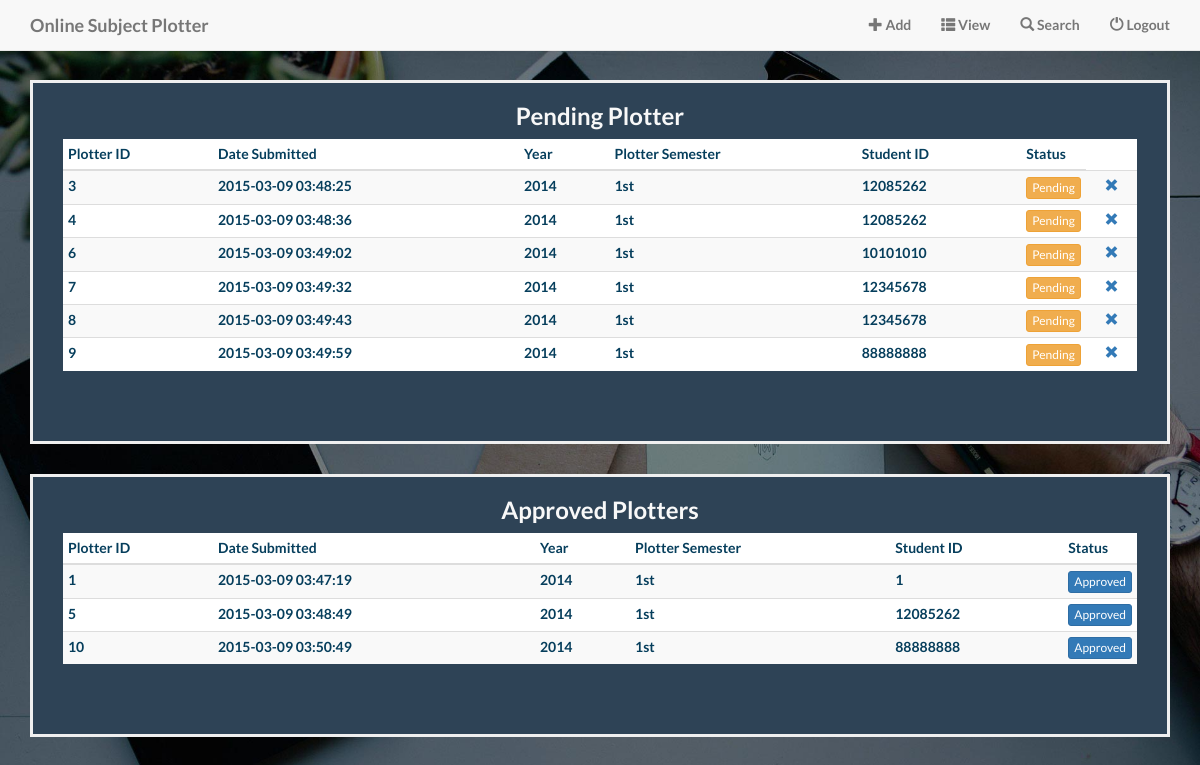
/admin-view.php (signed in), run on the app's committed database.
### tables this page shows
CREATE TABLE IF NOT EXISTS `plotter` (
`plotterid` int(11) NOT NULL,
  `plotterdate` timestamp NOT NULL DEFAULT CURRENT_TIMESTAMP,
  `plottersy` int(11) NOT NULL,
  `plottersem` varchar(15) NOT NULL,
  `studentid` int(11) NOT NULL,
  `status` smallint(6) NOT NULL
);

### db.php (called while the page is built, shortened)
<?php
	function db_plotter ()
	{
		$user = 'root';
		$db = null;
		try
		{
			$db = new PDO('mysql:host=localhost;dbname=plotter;', $user, '');
		}
		catch(PDOException $e)
		{
			echo 'Connection failed.';
		}
		return $db;
	}
	function pending_student_plotter_subject($status)
	{
		$db = db_plotter();
		$sql = "select * from plotter where status = ?";
		$st = $db->prepare($sql);
		$st ->execute(array($status));
		$row = $st->fetchAll();
		return $row;
	}
	function approved_student_plotter_subject($status)
	{
		$db = db_plotter();
		$sql = "select * from plotter where status = ?";
		$st = $db->prepare($sql);
		$st ->execute(array($status));
		$row = $st->fetchAll();
		return $row;
	}
?>

### admin-view.php (the view, shortened to what this page needs)
<?php
	include('db.php');
	$status_p = 0;
	$status_a = 1;
	if(!isset($_SESSION['islogin']))
	{
		header('location: index.php');
		exit();
	}
	else
	{
		$plotter_pending = pending_student_plotter_subject($status_p);
		$plotter_approved = approved_student_plotter_subject($status_a);
	}
?>
<!DOCTYPE html>
<html lang="en">
<head>
    <link href="css/bootstrap.min.css" rel="stylesheet">
    <link href="css/landing-page.css" rel="stylesheet">
    <link href="font-awesome/css/font-awesome.min.css" rel="stylesheet" type="text/css">
</head>
<body id="page-top" class="index">
	<?php include('header.php'); ?>
    <header>
        <div class="container">
			   <div class="plotter-admin-bg">
				<h3> Pending Plotter</h3>
				<?php if(count($plotter_pending) > 0): ?>
					<div class="table-responsive table subject-table">
						<table class="table table-striped table-condensed table-hover">
							<thead>
								<tr>
									<th width="150">Plotter ID</th>
									<th>Date Submitted</th>
									<th>Year</th>
									<th>Plotter Semester</th>
									<th>Student ID</th>
									<th width="50"> Status </th>
								</tr>
							</thead>
							<tbody>
							<?php foreach($plotter_pending as $n): ?>
								<tr>
									<td><?php echo htmlentities($n['plotterid']); ?></td>
									<td><?php echo htmlentities($n['plotterdate']); ?></td>
									<td><?php echo htmlentities($n['plottersy']); ?></td>
									<td><?php echo htmlentities($n['plottersem']); ?></td>
									<td><?php echo htmlentities($n['studentid']); ?></td>
									<td>
										<center>
												<a href="admin-view.php?id=<?php echo htmlentities($n['plotterid']); ?>">
													<button type="submit" class="btn btn-warning btn-xs" name="login" onclick="return confirm('Are you sure?');">Pending </button>
												</a>
										</center>
									<td>
										<center>
												<a href="admin-view.php?pid=<?php echo htmlentities($n['plotterid']);  ?>">
													<i class="glyphicon glyphicon-remove" onclick="return confirm('Are you sure?');"> </i>
												</a>
										</center>
									</td>
								</tr>
							<?php endforeach; ?>
							</tbody>
						</table>
					</div>
				<?php else: ?>
					<div class="alert alert-danger" role="alert">
						<?php echo "No pending recordeds!"; ?>
					</div>
				<?php endif; ?>
			</div>
			<div class="plotter-admin-bg">
				<h3> Approved Plotters </h3>
				<?php if(count($plotter_approved) > 0): ?>
					<div class="table-responsive table subject-table">
						<table class="table table-striped table-condensed table-hover">
							<thead>
								<tr>
									<th width="150">Plotter ID</th>
									<th>Date Submitted</th>
									<th>Year</th>
									<th>Plotter Semester</th>
									<th>Student ID</th>
									<th width="50"> Status </th>
								</tr>
							</thead>
							<tbody>
							<?php foreach($plotter_approved as $n): ?>
								<tr>
									<td><?php echo htmlentities($n['plotterid']); ?></td>
									<td><?php echo htmlentities($n['plotterdate']); ?></td>
									<td><?php echo htmlentities($n['plottersy']); ?></td>
									<td><?php echo htmlentities($n['plottersem']); ?></td>
									<td><?php echo htmlentities($n['studentid']); ?></td>
									<td>
										<center>
										<?php if($n['status'] == 0): ?>
										    <a href="admin-view.php?id=<?php echo htmlentities($n['plotterid']); ?>">
												<button type="submit" class="btn btn-warning btn-xs" name="login">Pending </button>
												<i class="glyphicon glyphicon-remove"> </i>
										    </a>
										<?php else: ?>
											<a href="admin-view.php?id=<?php echo htmlentities($n['plotterid']); ?>"  onclick="return confirm('Are you sure?');">
												<button type="submit" class="btn btn-primary btn-xs" name="login">Approved </button>
										    </a>
										<?php endif; ?>
										</center>
									</td>
								</tr>
							<?php endforeach; ?>
							</tbody>
						</table>
					</div>
				<?php else: ?>
					<div class="alert alert-danger" role="alert">
						<?php echo "No approved recorded!"; ?>
					</div>
				<?php endif; ?>
			</div>
		</div>
    </header>
</body>
</html>

### css/landing-page.css (style rules this page uses)
body, html { width: 100%; height: 100%; }
body, h1, h2, h3, h4, h5, h6 { font-family: "Lato","Helvetica Neue",Helvetica,Arial,sans-serif; font-weight: 700; }
body { padding-bottom: 20px; text-align: center; color: #f8f8f8; background: url(../img/intro-bg.jpg) no-repeat center center fixed; background-size: cover; }
.plotter-admin-bg { position: relative; top: 80px; padding: 0 30px 30px 30px; background: #2e4356; border: 3px solid #efefef; text-align: center; margin-bottom: 30px; }
.plotter-admin-bg table { color: #063e5c; }
.plotter-admin-bg td { text-align: left; }

### data on the page
plotter: plotterid "3", plotterdate "2015-03-09 03:48:25", plottersy "2014", plottersem "1st", studentid "12085262"
plotter: plotterid "4", plotterdate "2015-03-09 03:48:36", plottersy "2014", plottersem "1st", studentid "12085262"
plotter: plotterid "6", plotterdate "2015-03-09 03:49:02", plottersy "2014", plottersem "1st", studentid "10101010"
plotter: plotterid "7", plotterdate "2015-03-09 03:49:32", plottersy "2014", plottersem "1st", studentid "12345678"
plotter: plotterid "8", plotterdate "2015-03-09 03:49:43", plottersy "2014", plottersem "1st", studentid "12345678"
plotter: plotterid "9", plotterdate "2015-03-09 03:49:59", plottersy "2014", plottersem "1st", studentid "88888888"
plotter: plotterid "1", plotterdate "2015-03-09 03:47:19", plottersy "2014", plottersem "1st", studentid "1"
plotter: plotterid "5", plotterdate "2015-03-09 03:48:49", plottersy "2014", plottersem "1st", studentid "12085262"
plotter: plotterid "10", plotterdate "2015-03-09 03:50:49", plottersy "2014", plottersem "1st", studentid "88888888"
